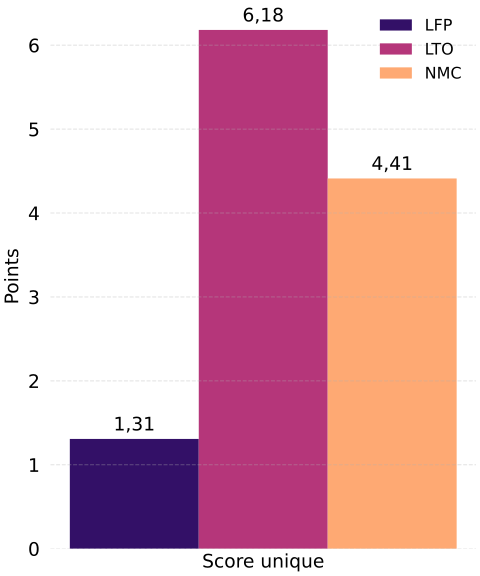

Here is the Python script that generated this plot:
# Traduit de LCA/examples/chapter_lca/single_score_histogram.py ; valeurs sources conservées.
from __future__ import annotations

import argparse
from pathlib import Path

import matplotlib

matplotlib.use("Agg")

import matplotlib.pyplot as plt
import numpy as np
from matplotlib.ticker import FuncFormatter

DEFAULT_OUTPUT = Path(__file__).with_name("single_score_histogram.svg")
Y_AXIS_UNIT = ""
AXIS_LABEL_FONT_SIZE = 14
TICK_FONT_SIZE = 14
BAR_LABEL_FONT_SIZE = 14

IMPACT_CATEGORIES = ["Score unique"]

IMPACT_VALUES = {
    "LFP": [1.30785],
    "LTO": [6.18180],
    "NMC": [4.41208],
}


def build_histogram(output_path: Path) -> Path:
    x = np.arange(len(IMPACT_CATEGORIES))
    width = 0.24
    offsets = (-width, 0.0, width)
    series = list(IMPACT_VALUES.items())
    colors = plt.cm.magma(np.linspace(0.18, 0.82, len(series)))

    fig, ax = plt.subplots(figsize=(5, 6), constrained_layout=True)
    fig.patch.set_facecolor("none")
    fig.patch.set_alpha(0)
    ax.set_facecolor("none")

    for offset, color, (chemistry, values) in zip(offsets, colors, series):
        bars = ax.bar(
            x + offset,
            values,
            width=width,
            label=chemistry,
            color=color,
            edgecolor="none",
            linewidth=0,
        )
        ax.bar_label(
            bars,
            labels=[f"{value:.2f}".replace(".", ",") for value in values],
            padding=3,
            fontsize=BAR_LABEL_FONT_SIZE,
        )

    ax.set_ylabel("Points", fontsize=AXIS_LABEL_FONT_SIZE)
    ax.set_xticks(x, IMPACT_CATEGORIES)
    ax.tick_params(axis="x", labelsize=TICK_FONT_SIZE)
    ax.tick_params(axis="y", labelsize=TICK_FONT_SIZE)
    ax.yaxis.set_major_formatter(
        FuncFormatter(lambda value, _: f"{value:,.0f} {Y_AXIS_UNIT}".replace(",", " "))
    )
    ax.tick_params(axis="both", length=0)
    for spine in ax.spines.values():
        spine.set_visible(False)
    ax.legend(frameon=False, fontsize=12)
    ax.grid(axis="y", linestyle="--", alpha=0.35)

    output_path.parent.mkdir(parents=True, exist_ok=True)
    fig.savefig(output_path, dpi=300, transparent=True)
    plt.close(fig)
    return output_path


def parse_args() -> argparse.Namespace:
    parser = argparse.ArgumentParser(
        description="Cree un histogramme groupe pour les impacts LFP, LTO et NMC."
    )
    parser.add_argument(
        "-o",
        "--output",
        type=Path,
        default=DEFAULT_OUTPUT,
        help="Chemin du fichier de sortie (par defaut: single_score_histogram.svg).",
    )
    return parser.parse_args()


def main() -> None:
    args = parse_args()
    output_path = build_histogram(args.output)
    print(output_path)


if __name__ == "__main__":
    main()
